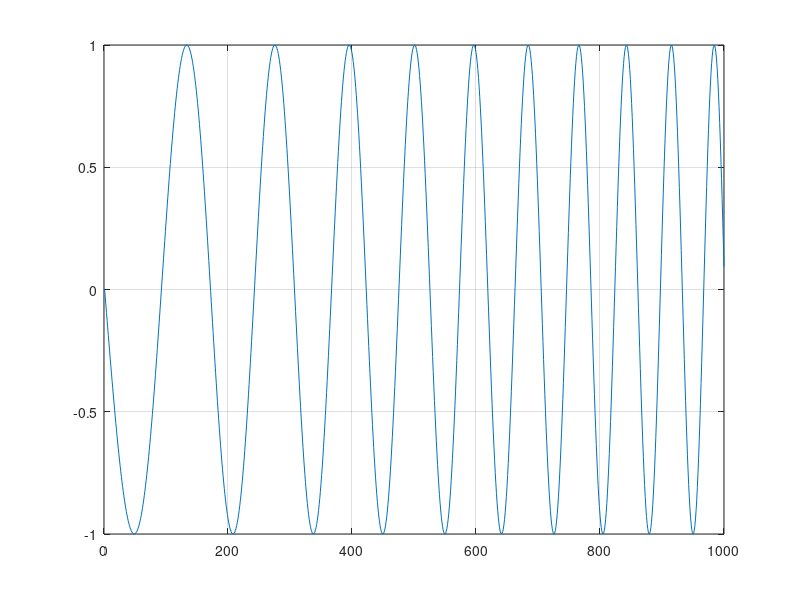
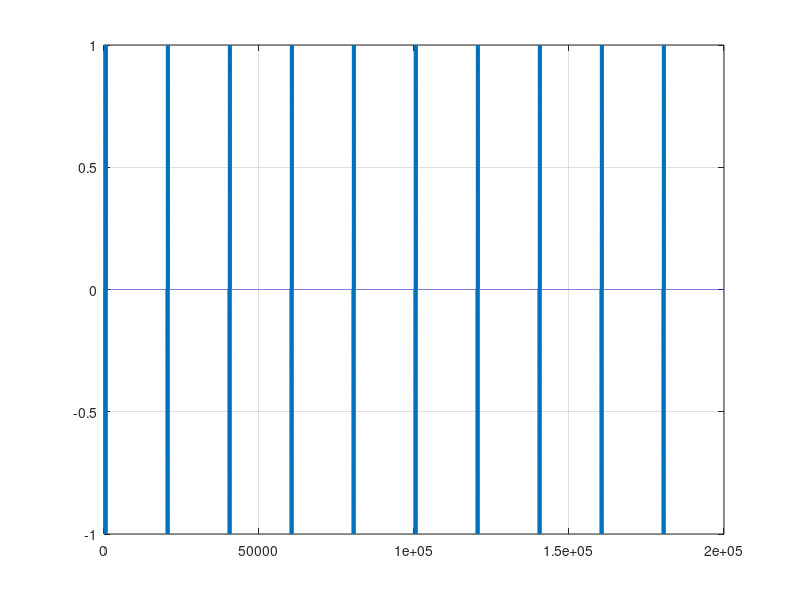

Recreate these plots in MATLAB, in order.
close all
A = 1; %амплитуда сигнала
fs = 1e9;%частота дискретизации 
tau_imp = 1e-6;%длина импульса 
T_imp = 20e-6;%период импульса 
n_inmp = 10; %число повторений импульсов 
t=-tau_imp/2:1/fs:tau_imp/2-1/fs;%градуировка 
d_f = 10e6; % девиация частоты
f_n = 10e6; % несущая частота 
s_t = A*cos(2*pi*f_n.*t + 2*pi*d_f.*t.^2./(2*tau_imp));
%Применена изветсная формула W = wt + at^2/2*tau (с уточнением на то что 
%прменяем формулу на интерваое импульса )
figure; 
plot(s_t);
grid on
s_t_n= [s_t zeros(1,round(fs*T_imp)-length(s_t))];
%добавление нулей в соответсвии с периодом и длинной импульса 
s_t_p= repmat(s_t_n,1,n_inmp); %учтановка числа повторений 
figure;
plot(s_t_p);
grid on


